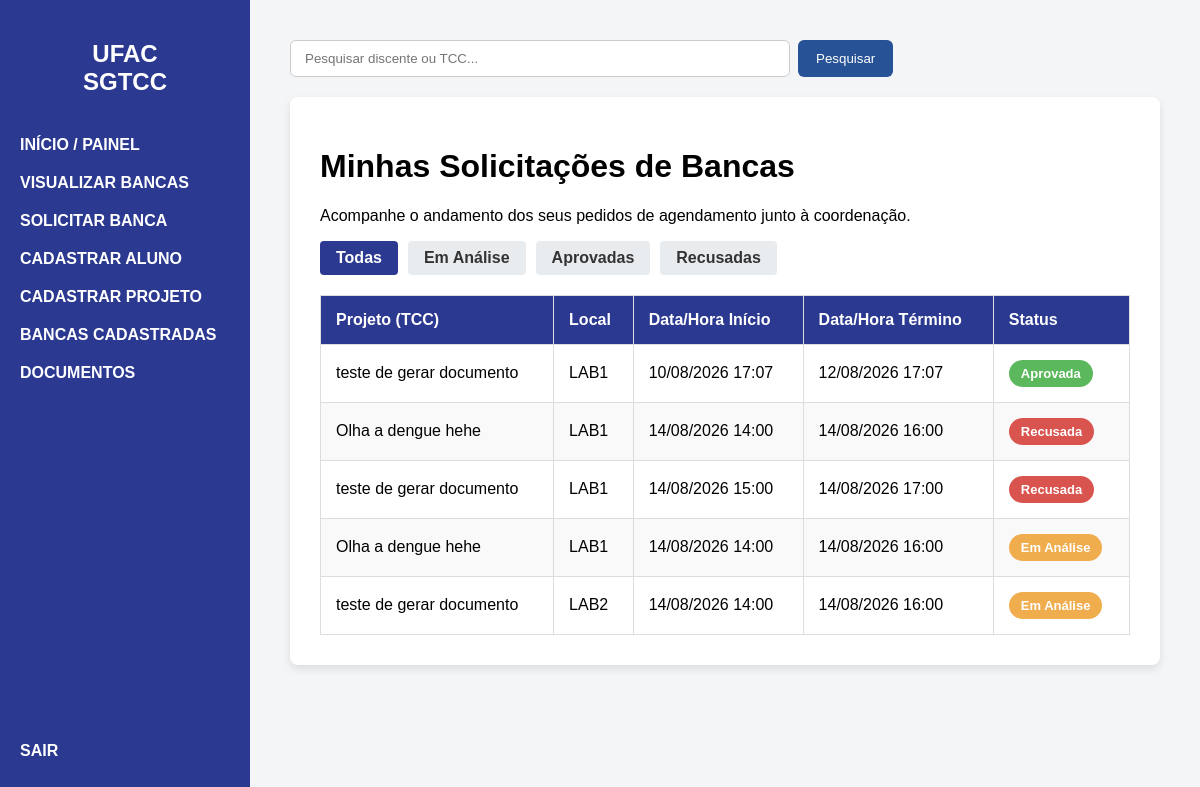
The page /bancas/ (signed in) on the database as committed earlier.
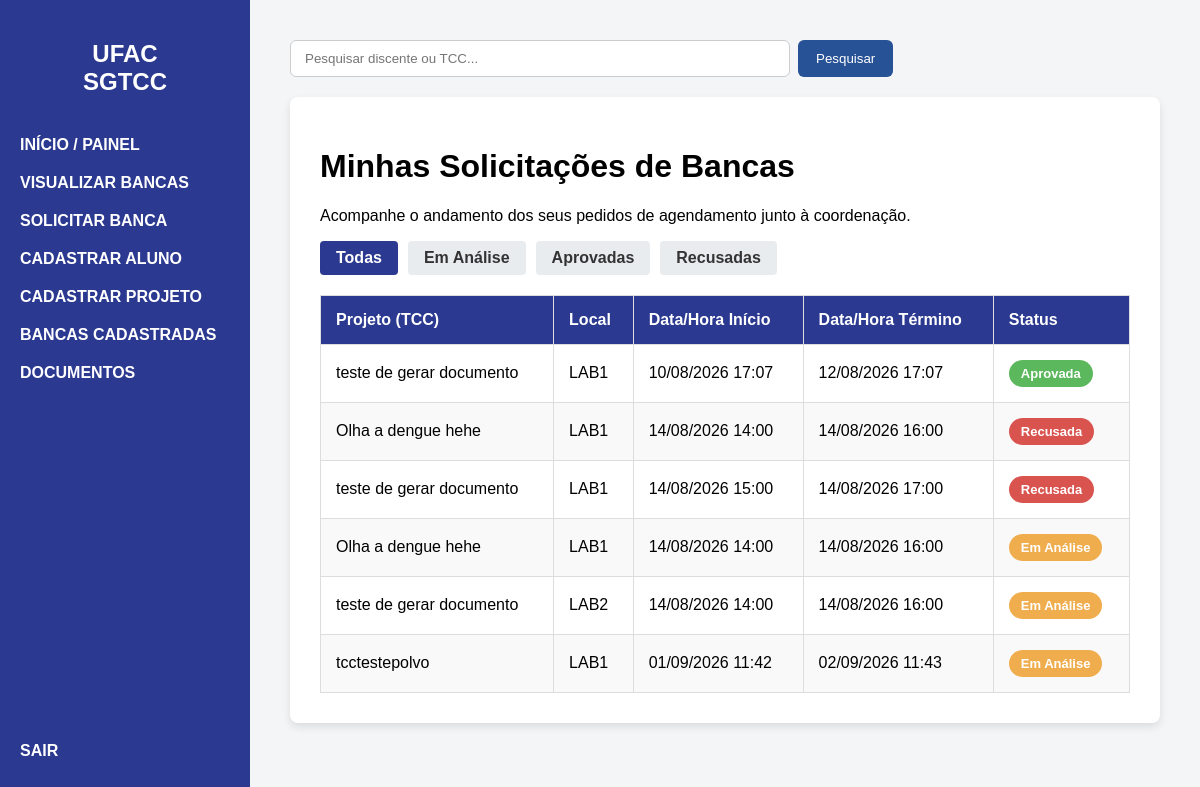
The same page on the database as committed later.
### bancasapp/models.py (models this page shows, shortened)
class SolicitacaoAgendamento(models.Model):
    STATUS_SOLICITACAO = (
        ('EM_ANÁLISE', 'Em Análise'),
        ('APROVADA', 'Aprovada'),
        ('RECUSADA', 'Recusada'),
    )
    usuario_solicitante = models.ForeignKey(pUsuario, on_delete=models.CASCADE)
    projeto_tcc = models.ForeignKey(ProjetoTCC, on_delete=models.CASCADE)
    espaco = models.ForeignKey(EspacoFisico, on_delete=models.CASCADE)
    opcao_data_inicio = models.DateTimeField()
    opcao_data_fim = models.DateTimeField()
    status = models.CharField(max_length=15, choices=STATUS_SOLICITACAO, default='EM_ANÁLISE')

class ProjetoTCC(models.Model):
    STATUS_TIPO = (
        ('EM_ANÁLISE', 'Em Análise'),
        ('APROVADO', 'Aprovado'),
        ('RECUSADA', 'Recusada'),
    )
    titulo = models.CharField(max_length=255)
    resumo = models.TextField()
    semestre_letivo = models.CharField(max_length=6)
    discente = models.ForeignKey(Discente, on_delete=models.CASCADE)
    status = models.CharField(max_length=15, choices=STATUS_TIPO, default='EM_ANÁLISE')

class EspacoFisico(models.Model):
    nome = models.CharField(max_length=255)

### bancasapp/views.py (the view)
# urls.py: path('bancas/', views.visualizar_bancas, name='visualizar_bancas'),
@usuario_interno_required
def visualizar_bancas(request):
    consulta = (
        SolicitacaoAgendamento.objects
        .select_related(
            'projeto_tcc',
            'projeto_tcc__discente',
            'espaco',
            'usuario_solicitante',
            'usuario_solicitante__usuario'
        )
    )
    if usuario_e_coordenacao(request.user):
        solicitacoes = consulta.all()
    else:
        perfil_logado = pUsuario.objects.get(
            usuario=request.user,
            perfil='DOCENTE'
        )
        solicitacoes = consulta.filter(
            usuario_solicitante=perfil_logado
        )
    status_filtro = request.GET.get('status')
    status_validos = {
        valor
        for valor, nome
        in SolicitacaoAgendamento.STATUS_SOLICITACAO
    }
    if status_filtro in status_validos:
        solicitacoes = solicitacoes.filter(
            status=status_filtro
        )
    else:
        status_filtro = None
    contexto = {
        'solicitacoes': solicitacoes,
        'status_atual': status_filtro,
    }
    return render(
        request,
        'visualizar_bancas.html',
        contexto
    )

### bancasapp/permissions.py (called while the page is built, shortened)
def usuario_e_coordenacao(user):
    if not user.is_authenticated:
        return False
    return (
        user.is_superuser
        or pUsuario.objects.filter(
            usuario=user,
            perfil='COORDENACAO'
        ).exists()
    )

def usuario_e_docente(user):
    if not user.is_authenticated:
        return False
    return pUsuario.objects.filter(
        usuario=user,
        perfil='DOCENTE'
    ).exists()

def usuario_interno_required(view_func):
    @login_required(login_url='login')
    @wraps(view_func)
    def wrapper(request, *args, **kwargs):
        usuario_permitido = (
            usuario_e_coordenacao(request.user)
            or usuario_e_docente(request.user)
        )
        if usuario_permitido:
            return view_func(request, *args, **kwargs)
    return wrapper

### templates/visualizar_bancas.html (shortened to what this page needs)
{% extends 'base.html' %}
{% block content %}
    <div class="table-container">
        <h1>Minhas Solicitações de Bancas</h1>
        <p>Acompanhe o andamento dos seus pedidos de agendamento junto à coordenação.</p>
        <div class="filter-menu">
            <a href="{% url 'visualizar_bancas' %}" class="btn-filter {% if not status_atual %}active{% endif %}">Todas</a>
            <a href="{% url 'visualizar_bancas' %}?status=EM_ANÁLISE" class="btn-filter {% if status_atual == 'EM_ANÁLISE' %}active{% endif %}">Em Análise</a>
            <a href="{% url 'visualizar_bancas' %}?status=APROVADA" class="btn-filter {% if status_atual == 'APROVADA' %}active{% endif %}">Aprovadas</a>
            <a href="{% url 'visualizar_bancas' %}?status=RECUSADA" class="btn-filter {% if status_atual == 'RECUSADA' %}active{% endif %}">Recusadas</a>
        </div>
        <table>
            <thead>
                <tr>
                    <th>Projeto (TCC)</th>
                    <th>Local</th>
                    <th>Data/Hora Início</th>
                    <th>Data/Hora Término</th>
                    <th>Status</th>
                </tr>
            </thead>
            <tbody>
                {% for solicitacao in solicitacoes %}
                    <tr>
                        <td>{{ solicitacao.projeto_tcc.titulo }}</td>
                        <td>{{ solicitacao.espaco.nome }}</td>
                        <td>{{ solicitacao.opcao_data_inicio|date:"d/m/Y H:i" }}</td>
                        <td>{{ solicitacao.opcao_data_fim|date:"d/m/Y H:i" }}</td>
                        <td>
                            {% if solicitacao.status == 'EM_ANÁLISE' %}
                                <span class="status-badge status-analise">Em Análise</span>
                            {% elif solicitacao.status == 'APROVADA' %}
                                <span class="status-badge status-aprovada">Aprovada</span>
                            {% else %}
                                <span class="status-badge status-recusada">Recusada</span>
                            {% endif %}
                        </td>
                    </tr>
                {% endfor %}
            </tbody>
        </table>
    </div>
{% endblock %}

### templates/base.html (shortened to what this page needs)
{% load static %}
<!DOCTYPE html>
<html lang="pt-br">
<head>
    <link rel="stylesheet" href="{% static 'css/style.css' %}">
</head>
<body>
    <div class="sidebar">
        <h2>UFAC<br>SGTCC</h2>
        <a href="{% url 'dashboard' %}">INÍCIO / PAINEL</a>
        <a href="{% url 'visualizar_bancas' %}">VISUALIZAR BANCAS</a>
        <a href="{% url 'solicitar_banca' %}">SOLICITAR BANCA</a>
        <a href="{% url 'cadastrar_aluno' %}">CADASTRAR ALUNO</a>
        <a href="{% url 'cadastrar_projeto' %}">CADASTRAR PROJETO</a>
        <a href="{% url 'meus_tccs' %}">BANCAS CADASTRADAS</a>
        <a href="{% url 'documentos' %}">DOCUMENTOS</a>
        <div class="footer-menu">
            <a href="#">SAIR</a>
        </div>
    </div>
    <div class="content">
            <form action="{% url 'pesquisar' %}" method="GET" class="barra-pesquisa">
                <input
                    type="text"
                    name="q"
                    placeholder="Pesquisar discente ou TCC..."
                    value="{{ request.GET.q }}"
                >
                <button type="submit">Pesquisar</button>
            </form>
        {% block content %}
        {% endblock %}
    </div>
</body>
</html>

### static/css/style.css (style rules this page uses)
body { margin: 0; font-family: Arial, sans-serif; display: flex; height: 100vh; background-color: #f4f5f7; }
.sidebar { width: 250px; background-color: #2b3990; color: white; padding: 20px; display: flex; flex-direction: column; }
.sidebar h2 { text-align: center; margin-bottom: 40px; }
.sidebar a { color: white; text-decoration: none; display: block; margin-bottom: 20px; font-weight: bold; }
.footer-menu { margin-top: auto; }
.content { flex-grow: 1; padding: 40px; overflow-y: auto; }
.table-container { background-color: white; padding: 30px; border-radius: 8px; box-shadow: 0 4px 8px rgba(0, 0, 0, 0.1); }
table { width: 100%; border-collapse: collapse; margin-top: 20px; }
table th, table td { border: 1px solid #ddd; padding: 15px; text-align: left; }
table th { background-color: #2b3990; color: white; }
table tr:nth-child(even) { background-color: #f9f9f9; }
.status-badge { padding: 6px 12px; border-radius: 20px; font-size: 13px; font-weight: bold; color: white; text-align: center; display: inline-block; }
.status-analise { background-color: #f0ad4e; }
.status-aprovada { background-color: #5cb85c; }
.status-recusada { background-color: #d9534f; }
.filter-menu { margin-bottom: 20px; display: flex; gap: 10px; }
.btn-filter { padding: 8px 16px; text-decoration: none; color: #333; background-color: #e9ecef; border-radius: 4px; font-weight: bold; transition: background-color 0.3s; }
.btn-filter.active { background-color: #2b3990; color: white; }
.barra-pesquisa { display: flex; gap: 8px; margin-bottom: 20px; }
.barra-pesquisa input { width: 100%; max-width: 500px; padding: 10px 14px; border: 1px solid #ccc; border-radius: 6px; outline: none; }
.barra-pesquisa button { padding: 10px 18px; border: none; border-radius: 6px; background: #285296; color: white; cursor: pointer; }
* { box-sizing: border-box; }
body { min-height: 100vh; height: auto; }
.sidebar { flex-shrink: 0; }
.content { min-width: 0; }
.table-container, .tabela-container { width: 100%; overflow-x: auto; }

Rows that differ between the two databases and show on the page:
added SolicitacaoAgendamento: projeto_tcc.titulo "tcctestepolvo", espaco.nome "LAB1", opcao_data_inicio "01/09/2026 11:42", opcao_data_fim "02/09/2026 11:43", status "Em Análise"
